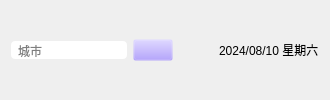
        <widget class="QWidget" name="widget_4" native="true">
         <layout class="QHBoxLayout" name="horizontalLayout_4">
          <item>
           <widget class="QLineEdit" name="leCity">
            <property name="styleSheet">
             <string notr="true">font: 14pt &quot;Microsoft YaHei UI&quot;;
background-color: rgb(255, 255, 255);
border-radius: 4px;
padding: 1px 5px</string>
            </property>
            <property name="placeholderText">
             <string>城市</string>
            </property>
           </widget>
          </item>
          <item>
           <widget class="QPushButton" name="btnSearch">
            <property name="cursor">
             <cursorShape>PointingHandCursor</cursorShape>
            </property>
            <property name="styleSheet">
             <string notr="true">background-color: rgba(157, 133, 255,0);</string>
            </property>
            <property name="text">
             <string/>
            </property>
            <property name="icon">
             <iconset resource="res.qrc">
              <normaloff>:/res/search.png</normaloff>:/res/search.png</iconset>
            </property>
            <property name="autoDefault">
             <bool>true</bool>
            </property>
           </widget>
          </item>
          <item>
           <spacer name="horizontalSpacer_3">
            <property name="orientation">
             <enum>Qt::Orientation::Horizontal</enum>
            </property>
            <property name="sizeHint" stdset="0">
             <size>
              <width>40</width>
              <height>20</height>
             </size>
            </property>
           </spacer>
          </item>
          <item>
           <widget class="QLabel" name="lblDate">
            <property name="styleSheet">
             <string notr="true">font: 20pt &quot;Arial&quot;;
background-color: rgba(255, 255, 255,0);</string>
            </property>
            <property name="text">
             <string>2024/08/10 星期六</string>
            </property>
           </widget>
          </item>
         </layout>
        </widget>
